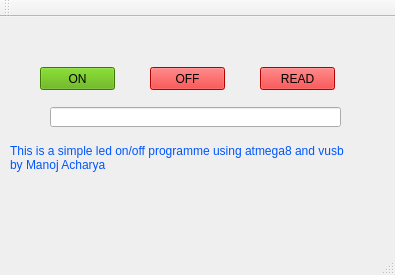
<?xml version="1.0" encoding="UTF-8"?>
<ui version="4.0">
 <class>MainWindow</class>
 <widget class="QMainWindow" name="MainWindow">
  <property name="geometry">
   <rect>
    <x>0</x>
    <y>0</y>
    <width>395</width>
    <height>275</height>
   </rect>
  </property>
  <property name="minimumSize">
   <size>
    <width>395</width>
    <height>275</height>
   </size>
  </property>
  <property name="maximumSize">
   <size>
    <width>395</width>
    <height>275</height>
   </size>
  </property>
  <property name="windowTitle">
   <string>MainWindow</string>
  </property>
  <widget class="QWidget" name="centralWidget">
   <widget class="QPushButton" name="pushButton">
    <property name="geometry">
     <rect>
      <x>40</x>
      <y>50</y>
      <width>75</width>
      <height>23</height>
     </rect>
    </property>
    <property name="palette">
     <palette>
      <active>
       <colorrole role="WindowText">
        <brush brushstyle="SolidPattern">
         <color alpha="255">
          <red>0</red>
          <green>0</green>
          <blue>0</blue>
         </color>
        </brush>
       </colorrole>
       <colorrole role="Button">
        <brush brushstyle="SolidPattern">
         <color alpha="255">
          <red>85</red>
          <green>170</green>
          <blue>0</blue>
         </color>
        </brush>
       </colorrole>
       <colorrole role="Light">
        <brush brushstyle="SolidPattern">
         <color alpha="255">
          <red>127</red>
          <green>255</green>
          <blue>127</blue>
         </color>
        </brush>
       </colorrole>
       <colorrole role="Midlight">
        <brush brushstyle="SolidPattern">
         <color alpha="255">
          <red>63</red>
          <green>255</green>
          <blue>63</blue>
         </color>
        </brush>
       </colorrole>
       <colorrole role="Dark">
        <brush brushstyle="SolidPattern">
         <color alpha="255">
          <red>0</red>
          <green>127</green>
          <blue>0</blue>
         </color>
        </brush>
       </colorrole>
       <colorrole role="Mid">
        <brush brushstyle="SolidPattern">
         <color alpha="255">
          <red>0</red>
          <green>170</green>
          <blue>0</blue>
         </color>
        </brush>
       </colorrole>
       <colorrole role="Text">
        <brush brushstyle="SolidPattern">
         <color alpha="255">
          <red>0</red>
          <green>0</green>
          <blue>0</blue>
         </color>
        </brush>
       </colorrole>
       <colorrole role="BrightText">
        <brush brushstyle="SolidPattern">
         <color alpha="255">
          <red>255</red>
          <green>255</green>
          <blue>255</blue>
         </color>
        </brush>
       </colorrole>
       <colorrole role="ButtonText">
        <brush brushstyle="SolidPattern">
         <color alpha="255">
          <red>0</red>
          <green>0</green>
          <blue>0</blue>
         </color>
        </brush>
       </colorrole>
       <colorrole role="Base">
        <brush brushstyle="SolidPattern">
         <color alpha="255">
          <red>85</red>
          <green>170</green>
          <blue>0</blue>
         </color>
        </brush>
       </colorrole>
       <colorrole role="Window">
        <brush brushstyle="SolidPattern">
         <color alpha="255">
          <red>85</red>
          <green>170</green>
          <blue>0</blue>
         </color>
        </brush>
       </colorrole>
       <colorrole role="Shadow">
        <brush brushstyle="SolidPattern">
         <color alpha="255">
          <red>0</red>
          <green>0</green>
          <blue>0</blue>
         </color>
        </brush>
       </colorrole>
       <colorrole role="AlternateBase">
        <brush brushstyle="SolidPattern">
         <color alpha="255">
          <red>127</red>
          <green>255</green>
          <blue>127</blue>
         </color>
        </brush>
       </colorrole>
       <colorrole role="ToolTipBase">
        <brush brushstyle="SolidPattern">
         <color alpha="255">
          <red>255</red>
          <green>255</green>
          <blue>220</blue>
         </color>
        </brush>
       </colorrole>
       <colorrole role="ToolTipText">
        <brush brushstyle="SolidPattern">
         <color alpha="255">
          <red>0</red>
          <green>0</green>
          <blue>0</blue>
         </color>
        </brush>
       </colorrole>
      </active>
      <inactive>
       <colorrole role="WindowText">
        <brush brushstyle="SolidPattern">
         <color alpha="255">
          <red>0</red>
          <green>0</green>
          <blue>0</blue>
         </color>
        </brush>
       </colorrole>
       <colorrole role="Button">
        <brush brushstyle="SolidPattern">
         <color alpha="255">
          <red>85</red>
          <green>170</green>
          <blue>0</blue>
         </color>
        </brush>
       </colorrole>
       <colorrole role="Light">
        <brush brushstyle="SolidPattern">
         <color alpha="255">
          <red>127</red>
          <green>255</green>
          <blue>127</blue>
         </color>
        </brush>
       </colorrole>
       <colorrole role="Midlight">
        <brush brushstyle="SolidPattern">
         <color alpha="255">
          <red>63</red>
          <green>255</green>
          <blue>63</blue>
         </color>
        </brush>
       </colorrole>
       <colorrole role="Dark">
        <brush brushstyle="SolidPattern">
         <color alpha="255">
          <red>0</red>
          <green>127</green>
          <blue>0</blue>
         </color>
        </brush>
       </colorrole>
       <colorrole role="Mid">
        <brush brushstyle="SolidPattern">
         <color alpha="255">
          <red>0</red>
          <green>170</green>
          <blue>0</blue>
         </color>
        </brush>
       </colorrole>
       <colorrole role="Text">
        <brush brushstyle="SolidPattern">
         <color alpha="255">
          <red>0</red>
          <green>0</green>
          <blue>0</blue>
         </color>
        </brush>
       </colorrole>
       <colorrole role="BrightText">
        <brush brushstyle="SolidPattern">
         <color alpha="255">
          <red>255</red>
          <green>255</green>
          <blue>255</blue>
         </color>
        </brush>
       </colorrole>
       <colorrole role="ButtonText">
        <brush brushstyle="SolidPattern">
         <color alpha="255">
          <red>0</red>
          <green>0</green>
          <blue>0</blue>
         </color>
        </brush>
       </colorrole>
       <colorrole role="Base">
        <brush brushstyle="SolidPattern">
         <color alpha="255">
          <red>85</red>
          <green>170</green>
          <blue>0</blue>
         </color>
        </brush>
       </colorrole>
       <colorrole role="Window">
        <brush brushstyle="SolidPattern">
         <color alpha="255">
          <red>85</red>
          <green>170</green>
          <blue>0</blue>
         </color>
        </brush>
       </colorrole>
       <colorrole role="Shadow">
        <brush brushstyle="SolidPattern">
         <color alpha="255">
          <red>0</red>
          <green>0</green>
          <blue>0</blue>
         </color>
        </brush>
       </colorrole>
       <colorrole role="AlternateBase">
        <brush brushstyle="SolidPattern">
         <color alpha="255">
          <red>127</red>
          <green>255</green>
          <blue>127</blue>
         </color>
        </brush>
       </colorrole>
       <colorrole role="ToolTipBase">
        <brush brushstyle="SolidPattern">
         <color alpha="255">
          <red>255</red>
          <green>255</green>
          <blue>220</blue>
         </color>
        </brush>
       </colorrole>
       <colorrole role="ToolTipText">
        <brush brushstyle="SolidPattern">
         <color alpha="255">
          <red>0</red>
          <green>0</green>
          <blue>0</blue>
         </color>
        </brush>
       </colorrole>
      </inactive>
      <disabled>
       <colorrole role="WindowText">
        <brush brushstyle="SolidPattern">
         <color alpha="255">
          <red>0</red>
          <green>127</green>
          <blue>0</blue>
         </color>
        </brush>
       </colorrole>
       <colorrole role="Button">
        <brush brushstyle="SolidPattern">
         <color alpha="255">
          <red>85</red>
          <green>170</green>
          <blue>0</blue>
         </color>
        </brush>
       </colorrole>
       <colorrole role="Light">
        <brush brushstyle="SolidPattern">
         <color alpha="255">
          <red>127</red>
          <green>255</green>
          <blue>127</blue>
         </color>
        </brush>
       </colorrole>
       <colorrole role="Midlight">
        <brush brushstyle="SolidPattern">
         <color alpha="255">
          <red>63</red>
          <green>255</green>
          <blue>63</blue>
         </color>
        </brush>
       </colorrole>
       <colorrole role="Dark">
        <brush brushstyle="SolidPattern">
         <color alpha="255">
          <red>0</red>
          <green>127</green>
          <blue>0</blue>
         </color>
        </brush>
       </colorrole>
       <colorrole role="Mid">
        <brush brushstyle="SolidPattern">
         <color alpha="255">
          <red>0</red>
          <green>170</green>
          <blue>0</blue>
         </color>
        </brush>
       </colorrole>
       <colorrole role="Text">
        <brush brushstyle="SolidPattern">
         <color alpha="255">
          <red>0</red>
          <green>127</green>
          <blue>0</blue>
         </color>
        </brush>
       </colorrole>
       <colorrole role="BrightText">
        <brush brushstyle="SolidPattern">
         <color alpha="255">
          <red>255</red>
          <green>255</green>
          <blue>255</blue>
         </color>
        </brush>
       </colorrole>
       <colorrole role="ButtonText">
        <brush brushstyle="SolidPattern">
         <color alpha="255">
          <red>0</red>
          <green>127</green>
          <blue>0</blue>
         </color>
        </brush>
       </colorrole>
       <colorrole role="Base">
        <brush brushstyle="SolidPattern">
         <color alpha="255">
          <red>85</red>
          <green>170</green>
          <blue>0</blue>
         </color>
        </brush>
       </colorrole>
       <colorrole role="Window">
        <brush brushstyle="SolidPattern">
         <color alpha="255">
          <red>85</red>
          <green>170</green>
          <blue>0</blue>
         </color>
        </brush>
       </colorrole>
       <colorrole role="Shadow">
        <brush brushstyle="SolidPattern">
         <color alpha="255">
          <red>0</red>
          <green>0</green>
          <blue>0</blue>
         </color>
        </brush>
       </colorrole>
       <colorrole role="AlternateBase">
        <brush brushstyle="SolidPattern">
         <color alpha="255">
          <red>0</red>
          <green>255</green>
          <blue>0</blue>
         </color>
        </brush>
       </colorrole>
       <colorrole role="ToolTipBase">
        <brush brushstyle="SolidPattern">
         <color alpha="255">
          <red>255</red>
          <green>255</green>
          <blue>220</blue>
         </color>
        </brush>
       </colorrole>
       <colorrole role="ToolTipText">
        <brush brushstyle="SolidPattern">
         <color alpha="255">
          <red>0</red>
          <green>0</green>
          <blue>0</blue>
         </color>
        </brush>
       </colorrole>
      </disabled>
     </palette>
    </property>
    <property name="font">
     <font>
      <pointsize>9</pointsize>
     </font>
    </property>
    <property name="toolTip">
     <string>&lt;!DOCTYPE HTML PUBLIC &quot;-//W3C//DTD HTML 4.0//EN&quot; &quot;http://www.w3.org/TR/REC-html40/strict.dtd&quot;&gt;
&lt;html&gt;&lt;head&gt;&lt;meta name=&quot;qrichtext&quot; content=&quot;1&quot; /&gt;&lt;style type=&quot;text/css&quot;&gt;
p, li { white-space: pre-wrap; }
&lt;/style&gt;&lt;/head&gt;&lt;body style=&quot; font-family:'MS Shell Dlg 2'; font-size:9pt; font-weight:400; font-style:normal;&quot;&gt;
&lt;p style=&quot; margin-top:0px; margin-bottom:0px; margin-left:0px; margin-right:0px; -qt-block-indent:0; text-indent:0px;&quot;&gt;hjkh&lt;/p&gt;&lt;/body&gt;&lt;/html&gt;</string>
    </property>
    <property name="styleSheet">
     <string notr="true">background-color: rgb(85, 170, 0);</string>
    </property>
    <property name="text">
     <string>ON</string>
    </property>
   </widget>
   <widget class="QPushButton" name="pushButton_2">
    <property name="geometry">
     <rect>
      <x>150</x>
      <y>50</y>
      <width>75</width>
      <height>23</height>
     </rect>
    </property>
    <property name="palette">
     <palette>
      <active>
       <colorrole role="WindowText">
        <brush brushstyle="SolidPattern">
         <color alpha="255">
          <red>0</red>
          <green>0</green>
          <blue>0</blue>
         </color>
        </brush>
       </colorrole>
       <colorrole role="Button">
        <brush brushstyle="SolidPattern">
         <color alpha="255">
          <red>255</red>
          <green>0</green>
          <blue>0</blue>
         </color>
        </brush>
       </colorrole>
       <colorrole role="Light">
        <brush brushstyle="SolidPattern">
         <color alpha="255">
          <red>127</red>
          <green>255</green>
          <blue>127</blue>
         </color>
        </brush>
       </colorrole>
       <colorrole role="Midlight">
        <brush brushstyle="SolidPattern">
         <color alpha="255">
          <red>63</red>
          <green>255</green>
          <blue>63</blue>
         </color>
        </brush>
       </colorrole>
       <colorrole role="Dark">
        <brush brushstyle="SolidPattern">
         <color alpha="255">
          <red>0</red>
          <green>127</green>
          <blue>0</blue>
         </color>
        </brush>
       </colorrole>
       <colorrole role="Mid">
        <brush brushstyle="SolidPattern">
         <color alpha="255">
          <red>0</red>
          <green>170</green>
          <blue>0</blue>
         </color>
        </brush>
       </colorrole>
       <colorrole role="Text">
        <brush brushstyle="SolidPattern">
         <color alpha="255">
          <red>0</red>
          <green>0</green>
          <blue>0</blue>
         </color>
        </brush>
       </colorrole>
       <colorrole role="BrightText">
        <brush brushstyle="SolidPattern">
         <color alpha="255">
          <red>255</red>
          <green>255</green>
          <blue>255</blue>
         </color>
        </brush>
       </colorrole>
       <colorrole role="ButtonText">
        <brush brushstyle="SolidPattern">
         <color alpha="255">
          <red>0</red>
          <green>0</green>
          <blue>0</blue>
         </color>
        </brush>
       </colorrole>
       <colorrole role="Base">
        <brush brushstyle="SolidPattern">
         <color alpha="255">
          <red>255</red>
          <green>0</green>
          <blue>0</blue>
         </color>
        </brush>
       </colorrole>
       <colorrole role="Window">
        <brush brushstyle="SolidPattern">
         <color alpha="255">
          <red>255</red>
          <green>0</green>
          <blue>0</blue>
         </color>
        </brush>
       </colorrole>
       <colorrole role="Shadow">
        <brush brushstyle="SolidPattern">
         <color alpha="255">
          <red>0</red>
          <green>0</green>
          <blue>0</blue>
         </color>
        </brush>
       </colorrole>
       <colorrole role="AlternateBase">
        <brush brushstyle="SolidPattern">
         <color alpha="255">
          <red>127</red>
          <green>255</green>
          <blue>127</blue>
         </color>
        </brush>
       </colorrole>
       <colorrole role="ToolTipBase">
        <brush brushstyle="SolidPattern">
         <color alpha="255">
          <red>255</red>
          <green>255</green>
          <blue>220</blue>
         </color>
        </brush>
       </colorrole>
       <colorrole role="ToolTipText">
        <brush brushstyle="SolidPattern">
         <color alpha="255">
          <red>0</red>
          <green>0</green>
          <blue>0</blue>
         </color>
        </brush>
       </colorrole>
      </active>
      <inactive>
       <colorrole role="WindowText">
        <brush brushstyle="SolidPattern">
         <color alpha="255">
          <red>0</red>
          <green>0</green>
          <blue>0</blue>
         </color>
        </brush>
       </colorrole>
       <colorrole role="Button">
        <brush brushstyle="SolidPattern">
         <color alpha="255">
          <red>255</red>
          <green>0</green>
          <blue>0</blue>
         </color>
        </brush>
       </colorrole>
       <colorrole role="Light">
        <brush brushstyle="SolidPattern">
         <color alpha="255">
          <red>127</red>
          <green>255</green>
          <blue>127</blue>
         </color>
        </brush>
       </colorrole>
       <colorrole role="Midlight">
        <brush brushstyle="SolidPattern">
         <color alpha="255">
          <red>63</red>
          <green>255</green>
          <blue>63</blue>
         </color>
        </brush>
       </colorrole>
       <colorrole role="Dark">
        <brush brushstyle="SolidPattern">
         <color alpha="255">
          <red>0</red>
          <green>127</green>
          <blue>0</blue>
         </color>
        </brush>
       </colorrole>
       <colorrole role="Mid">
        <brush brushstyle="SolidPattern">
         <color alpha="255">
          <red>0</red>
          <green>170</green>
          <blue>0</blue>
         </color>
        </brush>
       </colorrole>
       <colorrole role="Text">
        <brush brushstyle="SolidPattern">
         <color alpha="255">
          <red>0</red>
          <green>0</green>
          <blue>0</blue>
         </color>
        </brush>
       </colorrole>
       <colorrole role="BrightText">
        <brush brushstyle="SolidPattern">
         <color alpha="255">
          <red>255</red>
          <green>255</green>
          <blue>255</blue>
         </color>
        </brush>
       </colorrole>
       <colorrole role="ButtonText">
        <brush brushstyle="SolidPattern">
         <color alpha="255">
          <red>0</red>
          <green>0</green>
          <blue>0</blue>
         </color>
        </brush>
       </colorrole>
       <colorrole role="Base">
        <brush brushstyle="SolidPattern">
         <color alpha="255">
          <red>255</red>
          <green>0</green>
          <blue>0</blue>
         </color>
        </brush>
       </colorrole>
       <colorrole role="Window">
        <brush brushstyle="SolidPattern">
         <color alpha="255">
          <red>255</red>
          <green>0</green>
          <blue>0</blue>
         </color>
        </brush>
       </colorrole>
       <colorrole role="Shadow">
        <brush brushstyle="SolidPattern">
         <color alpha="255">
          <red>0</red>
          <green>0</green>
          <blue>0</blue>
         </color>
        </brush>
       </colorrole>
       <colorrole role="AlternateBase">
        <brush brushstyle="SolidPattern">
         <color alpha="255">
          <red>127</red>
          <green>255</green>
          <blue>127</blue>
         </color>
        </brush>
       </colorrole>
       <colorrole role="ToolTipBase">
        <brush brushstyle="SolidPattern">
         <color alpha="255">
          <red>255</red>
          <green>255</green>
          <blue>220</blue>
         </color>
        </brush>
       </colorrole>
       <colorrole role="ToolTipText">
        <brush brushstyle="SolidPattern">
         <color alpha="255">
          <red>0</red>
          <green>0</green>
          <blue>0</blue>
         </color>
        </brush>
       </colorrole>
      </inactive>
      <disabled>
       <colorrole role="WindowText">
        <brush brushstyle="SolidPattern">
         <color alpha="255">
          <red>0</red>
          <green>127</green>
          <blue>0</blue>
         </color>
        </brush>
       </colorrole>
       <colorrole role="Button">
        <brush brushstyle="SolidPattern">
         <color alpha="255">
          <red>255</red>
          <green>0</green>
          <blue>0</blue>
         </color>
        </brush>
       </colorrole>
       <colorrole role="Light">
        <brush brushstyle="SolidPattern">
         <color alpha="255">
          <red>127</red>
          <green>255</green>
          <blue>127</blue>
         </color>
        </brush>
       </colorrole>
       <colorrole role="Midlight">
        <brush brushstyle="SolidPattern">
         <color alpha="255">
          <red>63</red>
          <green>255</green>
          <blue>63</blue>
         </color>
        </brush>
       </colorrole>
       <colorrole role="Dark">
        <brush brushstyle="SolidPattern">
         <color alpha="255">
          <red>0</red>
          <green>127</green>
          <blue>0</blue>
         </color>
        </brush>
       </colorrole>
       <colorrole role="Mid">
        <brush brushstyle="SolidPattern">
         <color alpha="255">
          <red>0</red>
          <green>170</green>
          <blue>0</blue>
         </color>
        </brush>
       </colorrole>
       <colorrole role="Text">
        <brush brushstyle="SolidPattern">
         <color alpha="255">
          <red>0</red>
          <green>127</green>
          <blue>0</blue>
         </color>
        </brush>
       </colorrole>
       <colorrole role="BrightText">
        <brush brushstyle="SolidPattern">
         <color alpha="255">
          <red>255</red>
          <green>255</green>
          <blue>255</blue>
         </color>
        </brush>
       </colorrole>
       <colorrole role="ButtonText">
        <brush brushstyle="SolidPattern">
         <color alpha="255">
          <red>0</red>
          <green>127</green>
          <blue>0</blue>
         </color>
        </brush>
       </colorrole>
       <colorrole role="Base">
        <brush brushstyle="SolidPattern">
         <color alpha="255">
          <red>255</red>
          <green>0</green>
          <blue>0</blue>
         </color>
        </brush>
       </colorrole>
       <colorrole role="Window">
        <brush brushstyle="SolidPattern">
         <color alpha="255">
          <red>255</red>
          <green>0</green>
          <blue>0</blue>
         </color>
        </brush>
       </colorrole>
       <colorrole role="Shadow">
        <brush brushstyle="SolidPattern">
         <color alpha="255">
          <red>0</red>
          <green>0</green>
          <blue>0</blue>
         </color>
        </brush>
       </colorrole>
       <colorrole role="AlternateBase">
        <brush brushstyle="SolidPattern">
         <color alpha="255">
          <red>0</red>
          <green>255</green>
          <blue>0</blue>
         </color>
        </brush>
       </colorrole>
       <colorrole role="ToolTipBase">
        <brush brushstyle="SolidPattern">
         <color alpha="255">
          <red>255</red>
          <green>255</green>
          <blue>220</blue>
         </color>
        </brush>
       </colorrole>
       <colorrole role="ToolTipText">
        <brush brushstyle="SolidPattern">
         <color alpha="255">
          <red>0</red>
          <green>0</green>
          <blue>0</blue>
         </color>
        </brush>
       </colorrole>
      </disabled>
     </palette>
    </property>
    <property name="styleSheet">
     <string notr="true">background-color: rgb(255, 0, 0);</string>
    </property>
    <property name="text">
     <string>OFF</string>
    </property>
   </widget>
   <widget class="QLabel" name="label">
    <property name="geometry">
     <rect>
      <x>10</x>
      <y>100</y>
      <width>371</width>
      <height>81</height>
     </rect>
    </property>
    <property name="minimumSize">
     <size>
      <width>371</width>
      <height>81</height>
     </size>
    </property>
    <property name="styleSheet">
     <string notr="true">font: 10pt &quot;MS Shell Dlg 2&quot;;
color: rgb(0, 85, 255);</string>
    </property>
    <property name="text">
     <string>This is a simple led on/off programme using atmega8 and vusb
by Manoj Acharya</string>
    </property>
   </widget>
   <widget class="QPushButton" name="pushButton_3">
    <property name="geometry">
     <rect>
      <x>260</x>
      <y>50</y>
      <width>75</width>
      <height>23</height>
     </rect>
    </property>
    <property name="palette">
     <palette>
      <active>
       <colorrole role="WindowText">
        <brush brushstyle="SolidPattern">
         <color alpha="255">
          <red>0</red>
          <green>0</green>
          <blue>0</blue>
         </color>
        </brush>
       </colorrole>
       <colorrole role="Button">
        <brush brushstyle="SolidPattern">
         <color alpha="255">
          <red>255</red>
          <green>0</green>
          <blue>0</blue>
         </color>
        </brush>
       </colorrole>
       <colorrole role="Light">
        <brush brushstyle="SolidPattern">
         <color alpha="255">
          <red>127</red>
          <green>255</green>
          <blue>127</blue>
         </color>
        </brush>
       </colorrole>
       <colorrole role="Midlight">
        <brush brushstyle="SolidPattern">
         <color alpha="255">
          <red>63</red>
          <green>255</green>
          <blue>63</blue>
         </color>
        </brush>
       </colorrole>
       <colorrole role="Dark">
        <brush brushstyle="SolidPattern">
         <color alpha="255">
          <red>0</red>
          <green>127</green>
          <blue>0</blue>
         </color>
        </brush>
       </colorrole>
       <colorrole role="Mid">
        <brush brushstyle="SolidPattern">
         <color alpha="255">
          <red>0</red>
          <green>170</green>
          <blue>0</blue>
         </color>
        </brush>
       </colorrole>
       <colorrole role="Text">
        <brush brushstyle="SolidPattern">
         <color alpha="255">
          <red>0</red>
          <green>0</green>
          <blue>0</blue>
         </color>
        </brush>
       </colorrole>
       <colorrole role="BrightText">
        <brush brushstyle="SolidPattern">
         <color alpha="255">
          <red>255</red>
          <green>255</green>
          <blue>255</blue>
         </color>
        </brush>
       </colorrole>
       <colorrole role="ButtonText">
        <brush brushstyle="SolidPattern">
         <color alpha="255">
          <red>0</red>
          <green>0</green>
          <blue>0</blue>
         </color>
        </brush>
       </colorrole>
       <colorrole role="Base">
        <brush brushstyle="SolidPattern">
         <color alpha="255">
          <red>255</red>
          <green>0</green>
          <blue>0</blue>
         </color>
        </brush>
       </colorrole>
       <colorrole role="Window">
        <brush brushstyle="SolidPattern">
         <color alpha="255">
          <red>255</red>
          <green>0</green>
          <blue>0</blue>
         </color>
        </brush>
       </colorrole>
       <colorrole role="Shadow">
        <brush brushstyle="SolidPattern">
         <color alpha="255">
          <red>0</red>
          <green>0</green>
          <blue>0</blue>
         </color>
        </brush>
       </colorrole>
       <colorrole role="AlternateBase">
        <brush brushstyle="SolidPattern">
         <color alpha="255">
          <red>127</red>
          <green>255</green>
          <blue>127</blue>
         </color>
        </brush>
       </colorrole>
       <colorrole role="ToolTipBase">
        <brush brushstyle="SolidPattern">
         <color alpha="255">
          <red>255</red>
          <green>255</green>
          <blue>220</blue>
         </color>
        </brush>
       </colorrole>
       <colorrole role="ToolTipText">
        <brush brushstyle="SolidPattern">
         <color alpha="255">
          <red>0</red>
          <green>0</green>
          <blue>0</blue>
         </color>
        </brush>
       </colorrole>
      </active>
      <inactive>
       <colorrole role="WindowText">
        <brush brushstyle="SolidPattern">
         <color alpha="255">
          <red>0</red>
          <green>0</green>
          <blue>0</blue>
         </color>
        </brush>
       </colorrole>
       <colorrole role="Button">
        <brush brushstyle="SolidPattern">
         <color alpha="255">
          <red>255</red>
          <green>0</green>
          <blue>0</blue>
         </color>
        </brush>
       </colorrole>
       <colorrole role="Light">
        <brush brushstyle="SolidPattern">
         <color alpha="255">
          <red>127</red>
          <green>255</green>
          <blue>127</blue>
         </color>
        </brush>
       </colorrole>
       <colorrole role="Midlight">
        <brush brushstyle="SolidPattern">
         <color alpha="255">
          <red>63</red>
          <green>255</green>
          <blue>63</blue>
         </color>
        </brush>
       </colorrole>
       <colorrole role="Dark">
        <brush brushstyle="SolidPattern">
         <color alpha="255">
          <red>0</red>
          <green>127</green>
          <blue>0</blue>
         </color>
        </brush>
       </colorrole>
       <colorrole role="Mid">
        <brush brushstyle="SolidPattern">
         <color alpha="255">
          <red>0</red>
          <green>170</green>
          <blue>0</blue>
         </color>
        </brush>
       </colorrole>
       <colorrole role="Text">
        <brush brushstyle="SolidPattern">
         <color alpha="255">
          <red>0</red>
          <green>0</green>
          <blue>0</blue>
         </color>
        </brush>
       </colorrole>
       <colorrole role="BrightText">
        <brush brushstyle="SolidPattern">
         <color alpha="255">
          <red>255</red>
          <green>255</green>
          <blue>255</blue>
         </color>
        </brush>
       </colorrole>
       <colorrole role="ButtonText">
        <brush brushstyle="SolidPattern">
         <color alpha="255">
          <red>0</red>
          <green>0</green>
          <blue>0</blue>
         </color>
        </brush>
       </colorrole>
       <colorrole role="Base">
        <brush brushstyle="SolidPattern">
         <color alpha="255">
          <red>255</red>
          <green>0</green>
          <blue>0</blue>
         </color>
        </brush>
       </colorrole>
       <colorrole role="Window">
        <brush brushstyle="SolidPattern">
         <color alpha="255">
          <red>255</red>
          <green>0</green>
          <blue>0</blue>
         </color>
        </brush>
       </colorrole>
       <colorrole role="Shadow">
        <brush brushstyle="SolidPattern">
         <color alpha="255">
          <red>0</red>
          <green>0</green>
          <blue>0</blue>
         </color>
        </brush>
       </colorrole>
       <colorrole role="AlternateBase">
        <brush brushstyle="SolidPattern">
         <color alpha="255">
          <red>127</red>
          <green>255</green>
          <blue>127</blue>
         </color>
        </brush>
       </colorrole>
       <colorrole role="ToolTipBase">
        <brush brushstyle="SolidPattern">
         <color alpha="255">
          <red>255</red>
          <green>255</green>
          <blue>220</blue>
         </color>
        </brush>
       </colorrole>
       <colorrole role="ToolTipText">
        <brush brushstyle="SolidPattern">
         <color alpha="255">
          <red>0</red>
          <green>0</green>
          <blue>0</blue>
         </color>
        </brush>
       </colorrole>
      </inactive>
      <disabled>
       <colorrole role="WindowText">
        <brush brushstyle="SolidPattern">
         <color alpha="255">
          <red>0</red>
          <green>127</green>
          <blue>0</blue>
         </color>
        </brush>
       </colorrole>
       <colorrole role="Button">
        <brush brushstyle="SolidPattern">
         <color alpha="255">
          <red>255</red>
          <green>0</green>
          <blue>0</blue>
         </color>
        </brush>
       </colorrole>
       <colorrole role="Light">
        <brush brushstyle="SolidPattern">
         <color alpha="255">
          <red>127</red>
          <green>255</green>
          <blue>127</blue>
         </color>
        </brush>
       </colorrole>
       <colorrole role="Midlight">
        <brush brushstyle="SolidPattern">
         <color alpha="255">
          <red>63</red>
          <green>255</green>
          <blue>63</blue>
         </color>
        </brush>
       </colorrole>
       <colorrole role="Dark">
        <brush brushstyle="SolidPattern">
         <color alpha="255">
          <red>0</red>
          <green>127</green>
          <blue>0</blue>
         </color>
        </brush>
       </colorrole>
       <colorrole role="Mid">
        <brush brushstyle="SolidPattern">
         <color alpha="255">
          <red>0</red>
          <green>170</green>
          <blue>0</blue>
         </color>
        </brush>
       </colorrole>
       <colorrole role="Text">
        <brush brushstyle="SolidPattern">
         <color alpha="255">
          <red>0</red>
          <green>127</green>
          <blue>0</blue>
         </color>
        </brush>
       </colorrole>
       <colorrole role="BrightText">
        <brush brushstyle="SolidPattern">
         <color alpha="255">
          <red>255</red>
          <green>255</green>
          <blue>255</blue>
         </color>
        </brush>
       </colorrole>
       <colorrole role="ButtonText">
        <brush brushstyle="SolidPattern">
         <color alpha="255">
          <red>0</red>
          <green>127</green>
          <blue>0</blue>
         </color>
        </brush>
       </colorrole>
       <colorrole role="Base">
        <brush brushstyle="SolidPattern">
         <color alpha="255">
          <red>255</red>
          <green>0</green>
          <blue>0</blue>
         </color>
        </brush>
       </colorrole>
       <colorrole role="Window">
        <brush brushstyle="SolidPattern">
         <color alpha="255">
          <red>255</red>
          <green>0</green>
          <blue>0</blue>
         </color>
        </brush>
       </colorrole>
       <colorrole role="Shadow">
        <brush brushstyle="SolidPattern">
         <color alpha="255">
          <red>0</red>
          <green>0</green>
          <blue>0</blue>
         </color>
        </brush>
       </colorrole>
       <colorrole role="AlternateBase">
        <brush brushstyle="SolidPattern">
         <color alpha="255">
          <red>0</red>
          <green>255</green>
          <blue>0</blue>
         </color>
        </brush>
       </colorrole>
       <colorrole role="ToolTipBase">
        <brush brushstyle="SolidPattern">
         <color alpha="255">
          <red>255</red>
          <green>255</green>
          <blue>220</blue>
         </color>
        </brush>
       </colorrole>
       <colorrole role="ToolTipText">
        <brush brushstyle="SolidPattern">
         <color alpha="255">
          <red>0</red>
          <green>0</green>
          <blue>0</blue>
         </color>
        </brush>
       </colorrole>
      </disabled>
     </palette>
    </property>
    <property name="styleSheet">
     <string notr="true">background-color: rgb(255, 0, 0);</string>
    </property>
    <property name="text">
     <string>READ</string>
    </property>
   </widget>
   <widget class="QLineEdit" name="lineEdit">
    <property name="geometry">
     <rect>
      <x>50</x>
      <y>90</y>
      <width>291</width>
      <height>20</height>
     </rect>
    </property>
   </widget>
  </widget>
  <widget class="QMenuBar" name="menuBar">
   <property name="geometry">
    <rect>
     <x>0</x>
     <y>0</y>
     <width>395</width>
     <height>21</height>
    </rect>
   </property>
  </widget>
  <widget class="QToolBar" name="mainToolBar">
   <attribute name="toolBarArea">
    <enum>TopToolBarArea</enum>
   </attribute>
   <attribute name="toolBarBreak">
    <bool>false</bool>
   </attribute>
  </widget>
  <widget class="QStatusBar" name="statusBar"/>
 </widget>
 <layoutdefault spacing="6" margin="11"/>
 <resources/>
 <connections/>
</ui>
